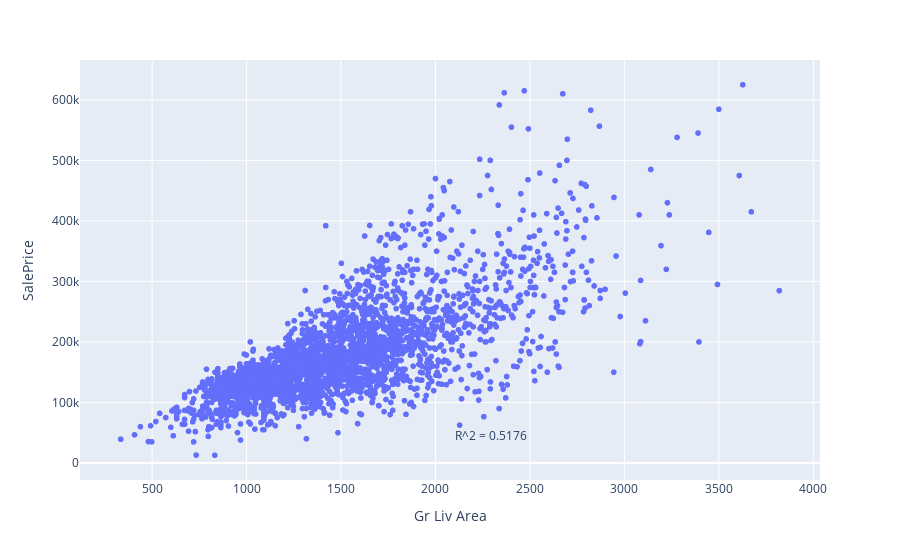

The notebook cell this image was saved under:
### Code cell
fig = px.scatter(ames_df, x='Gr Liv Area', y='SalePrice', hover_name=ames_df.index)

# Calculate R^2 value for the trendline
X = ames_df['Gr Liv Area']
y = ames_df['SalePrice']
p = np.polyfit(X, y, 1)  # get linear fit parameters
y_fit = np.polyval(p, X)  # compute y values using the fit
r2 = r2_score(y, y_fit)

# Add annotation for R^2 value on the plot
fig.add_annotation(
    x=np.max(X) * 0.6,
    y=np.min(y_fit),
    text=f"R^2 = {r2:.4f}",
    showarrow=False
)

fig.show()

### Figure 1 — Plotly figure (JSON) as saved in the notebook; plotly's stock layout.template omitted (floating-point values rounded to 4 significant figures; data arrays with more than 128 entries replaced by an {"elided": "..."} marker saying what was removed)
{"data": [{"hovertemplate": "<b>%{hovertext}</b><br><br>Gr Liv Area=%{x}<br>SalePrice=%{y}<extra></extra>", "hovertext": {"elided": "2925 int values"}, "legendgroup": "", "marker": {"color": "#636efa", "symbol": "circle"}, "mode": "markers", "name": "", "showlegend": false, "type": "scattergl", "x": {"elided": "2925 int values"}, "xaxis": "x", "y": {"elided": "2925 int values"}, "yaxis": "y"}], "layout": {"annotations": [{"showarrow": false, "text": "R^2 = 0.5176", "x": 2292, "y": 45590.0}], "legend": {"tracegroupgap": 0}, "margin": {"t": 60}, "xaxis": {"anchor": "y", "domain": [0, 1], "title": {"text": "Gr Liv Area"}}, "yaxis": {"anchor": "x", "domain": [0, 1], "title": {"text": "SalePrice"}}}}
